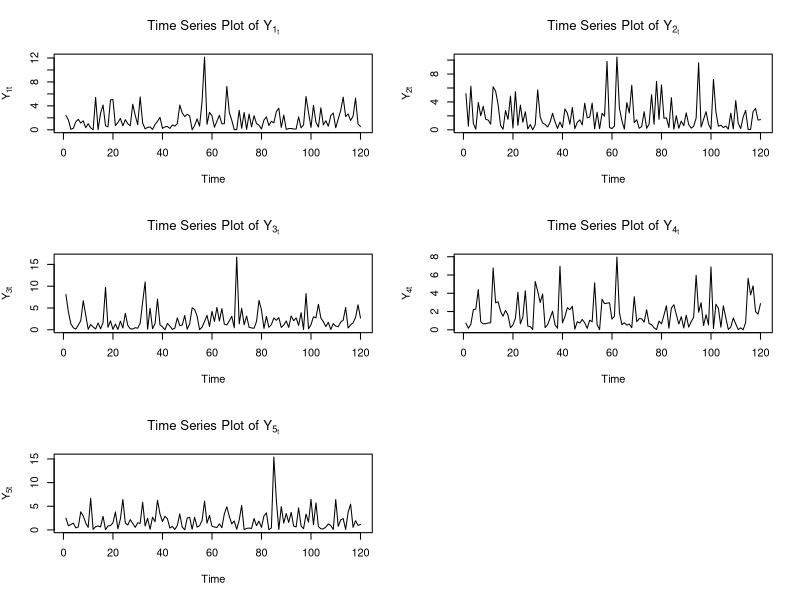
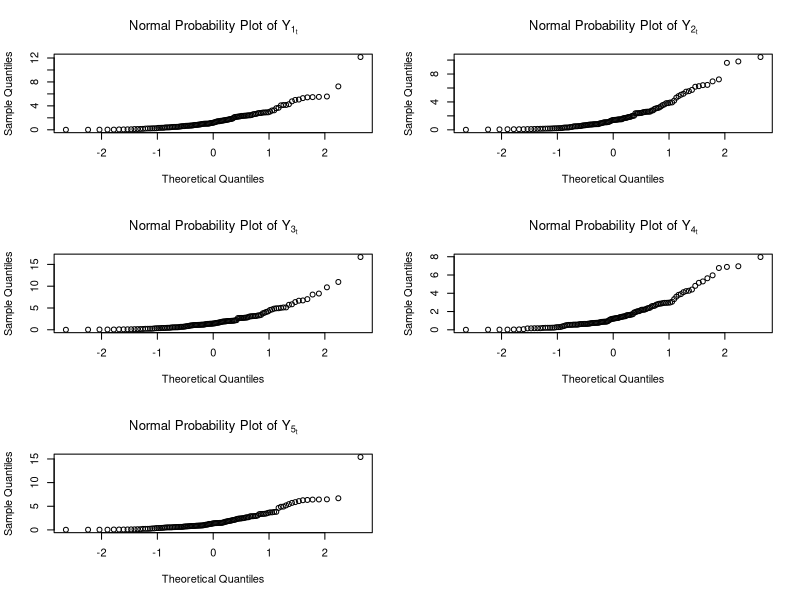
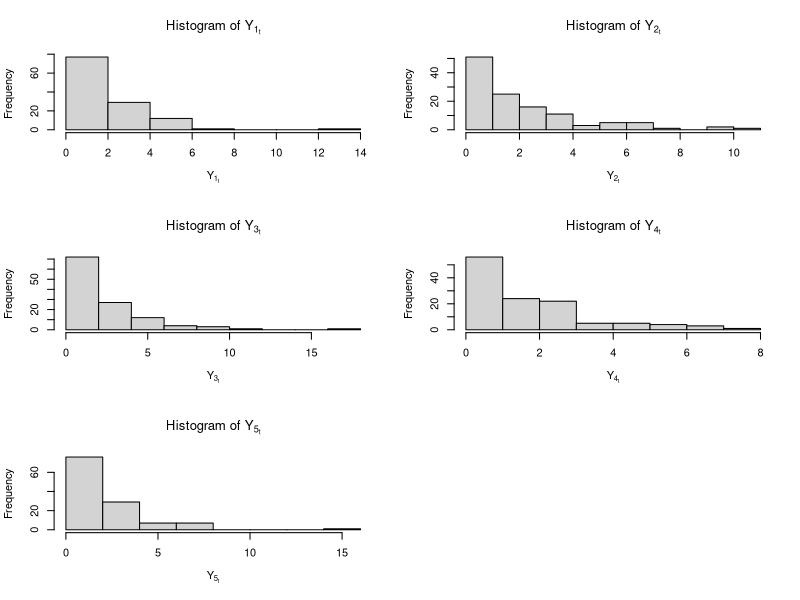
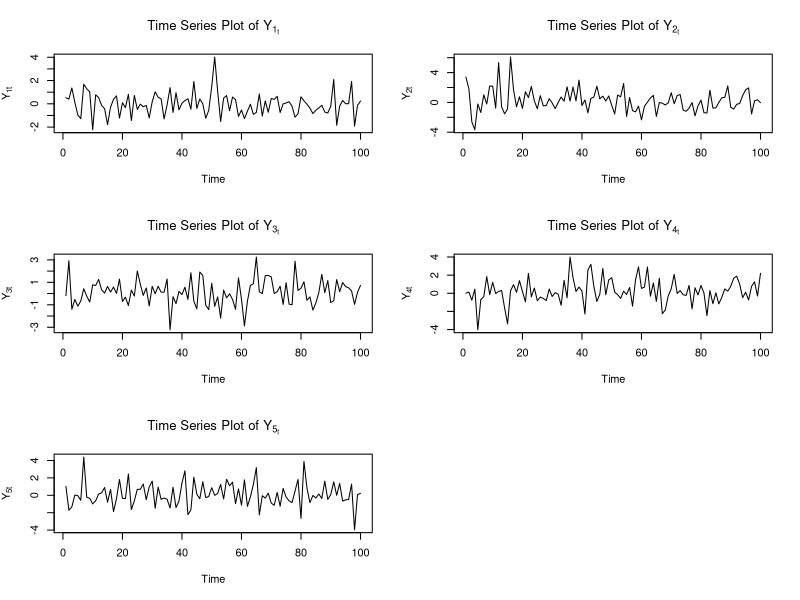
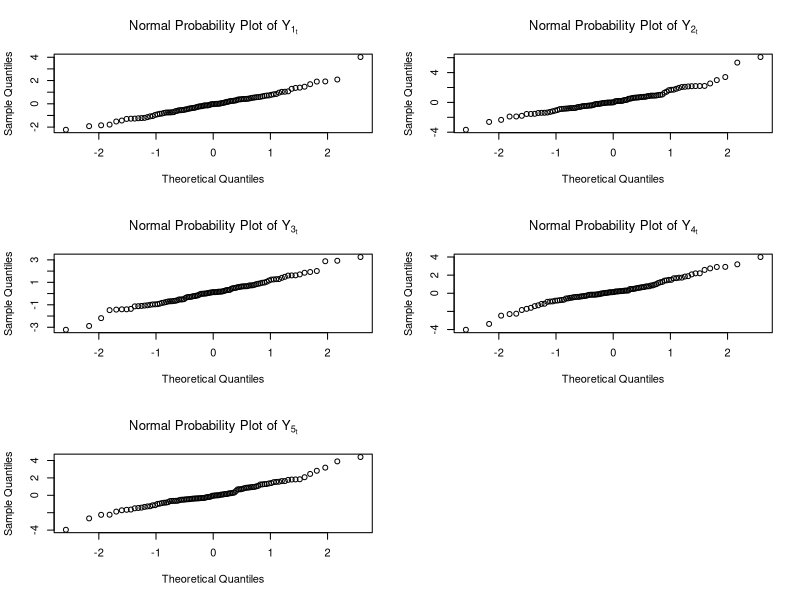
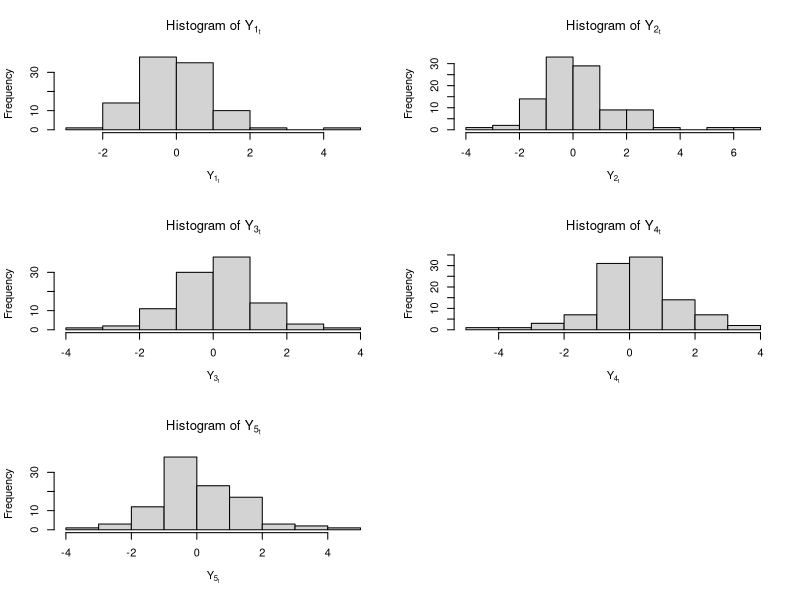

Here is the R script that generated these plots, in order:
## ---- chunk 1
library(knitr)
opts_chunk$set(tidy.opts = list(width.cutoff = 60), tidy = TRUE, fig.width = 12, fig.height = 8)
## ---- chunk 2
set.seed(1401)
## ---- chunk 3
n <- 120
## ---- chunk 4
series1 <- as.ts(rchisq(n, 2, ncp = 0))
series2 <- as.ts(rchisq(n, 2, ncp = 0))
series3 <- as.ts(rchisq(n, 2, ncp = 0))
series4 <- as.ts(rchisq(n, 2, ncp = 0))
series5 <- as.ts(rchisq(n, 2, ncp = 0))
## ---- chunk 5
#pdf.options()
#pdf("PS1TSPlotsPt1.pdf")
par(mfrow = c(3, 2))
plot(series1, xlab = expression("Time"), ylab = expression(paste("Y"[1][t])), main = expression(paste("Time Series Plot of Y"[1[t]])))
plot(series2, xlab = expression("Time"), ylab = expression(paste("Y"[2][t])), main = expression(paste("Time Series Plot of Y"[2[t]])))
plot(series3, xlab = expression("Time"), ylab = expression(paste("Y"[3][t])), main = expression(paste("Time Series Plot of Y"[3[t]])))
plot(series4, xlab = expression("Time"), ylab = expression(paste("Y"[4][t])), main = expression(paste("Time Series Plot of Y"[4[t]])))
plot(series5, xlab = expression("Time"), ylab = expression(paste("Y"[5][t])), main = expression(paste("Time Series Plot of Y"[5[t]])))
#dev.off()
## ---- chunk 6
#pdf.options()
#pdf("PS1NPPlotsPt1.pdf")
par(mfrow = c(3, 2))
qqnorm(series1, main = expression(paste("Normal Probability Plot of Y"[1[t]])))
qqnorm(series2, main = expression(paste("Normal Probability Plot of Y"[2[t]])))
qqnorm(series3, main = expression(paste("Normal Probability Plot of Y"[3[t]])))
qqnorm(series4, main = expression(paste("Normal Probability Plot of Y"[4[t]])))
qqnorm(series5, main = expression(paste("Normal Probability Plot of Y"[5[t]])))
#dev.off()
## ---- chunk 7
#pdf.options()
#pdf("PS1HistsPt1.pdf")
par(mfrow = c(3, 2))
hist(series1, xlab = expression(paste("Y"[1[t]])), main = expression(paste("Histogram of Y"[1[t]])))
hist(series2, xlab = expression(paste("Y"[2[t]])), main = expression(paste("Histogram of Y"[2[t]])))
hist(series3, xlab = expression(paste("Y"[3[t]])), main = expression(paste("Histogram of Y"[3[t]])))
hist(series4, xlab = expression(paste("Y"[4[t]])), main = expression(paste("Histogram of Y"[4[t]])))
hist(series5, xlab = expression(paste("Y"[5[t]])), main = expression(paste("Histogram of Y"[5[t]])))
#dev.off()
## ---- chunk 8
n <- 100
series1 <- as.ts(rt(n, 5, ncp = 0))
series2 <- as.ts(rt(n, 5, ncp = 0))
series3 <- as.ts(rt(n, 5, ncp = 0))
series4 <- as.ts(rt(n, 5, ncp = 0))
series5 <- as.ts(rt(n, 5, ncp = 0))
## ---- chunk 9
#pdf.options()
#pdf("PS1TSPlotsPt2.pdf")
par(mfrow = c(3, 2))
plot(series1, xlab = expression("Time"), ylab = expression(paste("Y"[1][t])), main = expression(paste("Time Series Plot of Y"[1[t]])))
plot(series2, xlab = expression("Time"), ylab = expression(paste("Y"[2][t])), main = expression(paste("Time Series Plot of Y"[2[t]])))
plot(series3, xlab = expression("Time"), ylab = expression(paste("Y"[3][t])), main = expression(paste("Time Series Plot of Y"[3[t]])))
plot(series4, xlab = expression("Time"), ylab = expression(paste("Y"[4][t])), main = expression(paste("Time Series Plot of Y"[4[t]])))
plot(series5, xlab = expression("Time"), ylab = expression(paste("Y"[5][t])), main = expression(paste("Time Series Plot of Y"[5[t]])))
#dev.off()
## ---- chunk 10
#pdf.options()
#pdf("PS1NPPlotsPt2.pdf")
par(mfrow = c(3, 2))
qqnorm(series1, main = expression(paste("Normal Probability Plot of Y"[1[t]])))
qqnorm(series2, main = expression(paste("Normal Probability Plot of Y"[2[t]])))
qqnorm(series3, main = expression(paste("Normal Probability Plot of Y"[3[t]])))
qqnorm(series4, main = expression(paste("Normal Probability Plot of Y"[4[t]])))
qqnorm(series5, main = expression(paste("Normal Probability Plot of Y"[5[t]])))
#dev.off()
## ---- chunk 11
#pdf.options()
#pdf("PS1HistsPt2.pdf")
par(mfrow = c(3, 2))
hist(series1, xlab = expression(paste("Y"[1[t]])), main = expression(paste("Histogram of Y"[1[t]])))
hist(series2, xlab = expression(paste("Y"[2[t]])), main = expression(paste("Histogram of Y"[2[t]])))
hist(series3, xlab = expression(paste("Y"[3[t]])), main = expression(paste("Histogram of Y"[3[t]])))
hist(series4, xlab = expression(paste("Y"[4[t]])), main = expression(paste("Histogram of Y"[4[t]])))
hist(series5, xlab = expression(paste("Y"[5[t]])), main = expression(paste("Histogram of Y"[5[t]])))
#dev.off()
